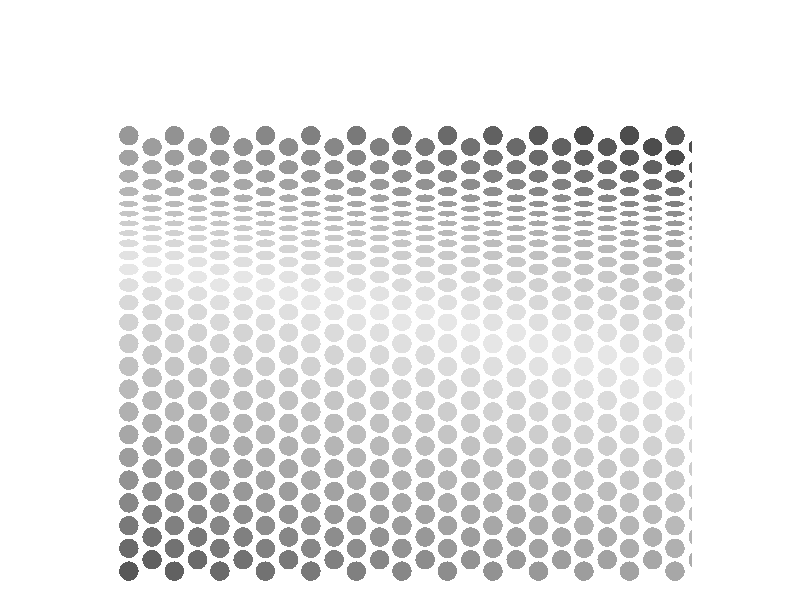

The R script that drew this image:
## ---- chunk 1
library(tidyverse)
## ---- chunk 2

## ---- chunk 3



g<-ggplot()+ theme(panel.background = element_rect(fill="white", colour='white'),
                   panel.grid.major = element_blank(),
                   panel.grid.minor = element_blank())

  for(i in seq(.03, .97, length=13)){
    for(j in seq(.03, .97, length=49)){
        k=0
        w<-(1:49)[j==seq(.03, .97, length=49)]
        z<-(1:13)[i==seq(.03, .97, length=13)]
        shrink<-c(rep(1, 20), seq(1, .3, length=15), rep(.3,5), seq(.3,1, length=9) )
        adjust<-1-shrink
        if (w/2 ==round(w/2) ){k=.04}
      circle.pos<-data.frame(
        x.coord<-sin(seq(0, 2*pi, length=400))*1/60+i+k,
        y.coord<-cos(seq(0, 2*pi, length=400))*1/60*shrink[w]+j-sum(adjust[1:w]*.016)
        )
      g<-g+geom_polygon(data=circle.pos,
                   aes_string(x=x.coord, y=y.coord),
                   fill=c(gray.colors(30), rev(gray.colors(30)), gray.colors(30))[z+w])
    }
  }
  
 
  
g<-g+ coord_fixed()+
  scale_x_continuous(limits = c(0,1), expand = c(0, 0)) +
  scale_y_continuous(limits = c(0,1), expand = c(0, 0))+
  theme(axis.title.x=element_blank(),
        axis.text.x=element_blank(),
        axis.ticks.x=element_blank(),
        axis.title.y=element_blank(),
        axis.text.y=element_blank(),
        axis.ticks.y=element_blank())

g
